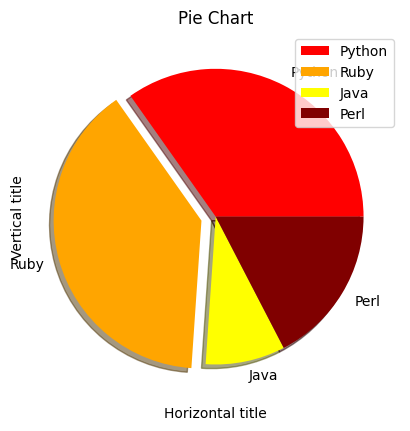

Write Python code to recreate this figure.
import matplotlib.pyplot as plt

values = [16,18,4,8]
pielabels = ['Python', 'Ruby', 'Java', 'Perl']
piecolors = ['red','orange','yellow','maroon']
pieexplode = [0,0.1,0,0]

plt.pie(values, labels=pielabels,explode=pieexplode,colors=piecolors,startangle=0,shadow=True)
plt.title('Pie Chart')
plt.xlabel('Horizontal title')
plt.ylabel('Vertical title')
plt.legend(loc='best')

#plt.show()
plt.savefig('Pie_chart.png', bbox_inches='tight')